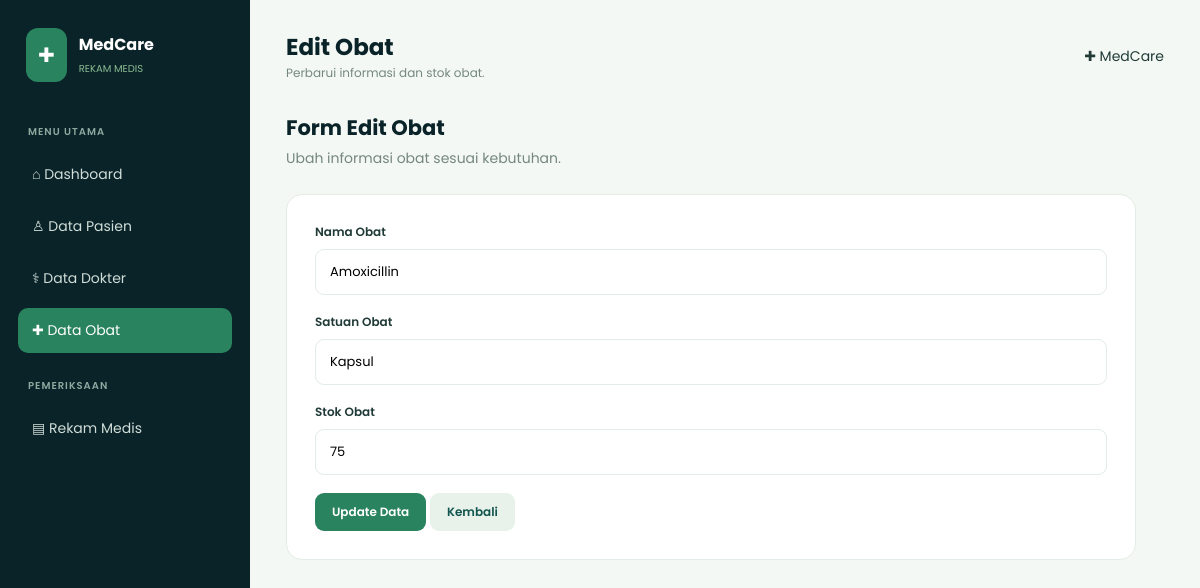
Page /obat/edit.php?id=2 on the committed database.
### tables this page shows
CREATE TABLE `obat` (
  `id_obat` int(11) NOT NULL,
  `nama_obat` varchar(100) NOT NULL,
  `satuan` varchar(30) NOT NULL,
  `stok` int(11) NOT NULL DEFAULT 0
);

### obat/edit.php (the view, shortened to what this page needs)
<?php
include '../koneksi.php';
$id = isset($_GET['id']) ? (int)$_GET['id'] : 0;
$stmt = mysqli_prepare($conn,
    "SELECT * FROM obat WHERE id_obat = ?");
mysqli_stmt_bind_param($stmt, "i", $id);
mysqli_stmt_execute($stmt);
$result = mysqli_stmt_get_result($stmt);
$data = mysqli_fetch_assoc($result);
?>
<!DOCTYPE html>
<html lang="id">
<head>
    <link rel="stylesheet" href="../style.css">
</head>
<body>
<div class="layout">
    <aside class="sidebar">
        <div class="brand">
            <div class="brand-icon">✚</div>
            <div><h2>MedCare</h2><small>REKAM MEDIS</small></div>
        </div>
        <p class="menu-title">MENU UTAMA</p>
        <a href="../index.php" class="nav-link">⌂ Dashboard</a>
        <a href="../pasien/index.php" class="nav-link">♙ Data Pasien</a>
        <a href="../dokter/index.php" class="nav-link">⚕ Data Dokter</a>
        <a href="index.php" class="nav-link active">✚ Data Obat</a>
        <p class="menu-title">PEMERIKSAAN</p>
        <a href="../rekam_medis/index.php" class="nav-link">▤ Rekam Medis</a>
    </aside>
    <main class="main-content">
        <div class="topbar">
            <div>
                <h1>Edit Obat</h1>
                <p>Perbarui informasi dan stok obat.</p>
            </div>
            <span>✚ MedCare</span>
        </div>
        <div class="page-title">
            <h2>Form Edit Obat</h2>
            <p>Ubah informasi obat sesuai kebutuhan.</p>
        </div>
        <div class="form-card">
            <form method="POST">
                <div class="form-group">
                    <label>Nama Obat</label>
                    <input type="text" name="nama_obat"
                           maxlength="100" required
                           value="<?= htmlspecialchars($data['nama_obat']) ?>">
                </div>
                <div class="form-group">
                    <label>Satuan Obat</label>
                    <input type="text" name="satuan"
                           maxlength="30" required
                           value="<?= htmlspecialchars($data['satuan']) ?>">
                </div>
                <div class="form-group">
                    <label>Stok Obat</label>
                    <input type="number" name="stok"
                           min="0" required
                           value="<?= htmlspecialchars((string)$data['stok']) ?>">
                </div>
                <button type="submit" name="update" class="btn">
                    Update Data
                </button>
                <a href="index.php" class="btn btn-secondary">
                    Kembali
                </a>
            </form>
        </div>
    </main>
</div>
</body>
</html>

### style.css (style rules this page uses)
:root { --dark: #092328; --teal: #12544F; --green: #2A835F; --sage: #8BBB92; --background: #F4F8F5; --white: #FFFFFF; --text: #203B37; --muted: #758780; --border: #E3ECE5; --danger: #D9534F; }
* { margin: 0; padding: 0; box-sizing: border-box; }
body { font-family: 'Poppins', sans-serif; background: var(--background); color: var(--text); font-size: 14px; }
a { text-decoration: none; color: inherit; }
.layout { display: flex; min-height: 100vh; }
.sidebar { width: 250px; background: var(--dark); color: white; padding: 28px 18px; flex-shrink: 0; }
.brand { display: flex; align-items: center; gap: 12px; margin-bottom: 42px; padding: 0 8px; }
.brand-icon { background: var(--green); padding: 12px; border-radius: 12px; font-size: 20px; }
.brand h2 { font-size: 16px; font-weight: 700; }
.brand small { color: var(--sage); font-size: 10px; }
.menu-title { color: #8FA8A0; font-size: 10px; font-weight: 600; margin: 25px 10px 12px; letter-spacing: 1px; }
.nav-link { display: block; padding: 12px 14px; border-radius: 10px; color: #D0DDD8; margin-bottom: 7px; transition: .2s; }
.nav-link:hover, .nav-link.active { background: var(--green); color: white; }
.main-content { flex: 1; padding: 30px 36px; min-width: 0; }
.topbar { display: flex; justify-content: space-between; align-items: center; margin-bottom: 30px; gap: 15px; }
.topbar h1 { font-size: 23px; color: var(--dark); }
.topbar p { color: var(--muted); font-size: 12px; }
.page-title { margin-bottom: 25px; }
.page-title h2 { font-size: 21px; color: var(--dark); }
.page-title p { color: var(--muted); margin-top: 5px; }
.btn { display: inline-block; padding: 10px 17px; border: none; border-radius: 9px; background: var(--green); color: white; font-family: inherit; font-size: 12px; font-weight: 600; cursor: pointer; transition: .2s; }
.btn-secondary { background: #E8F2EA; color: var(--teal); }
.form-card { background: white; padding: 28px; border-radius: 16px; border: 1px solid var(--border); max-width: 850px; }
.form-group { margin-bottom: 18px; }
.form-group label { display: block; margin-bottom: 8px; font-weight: 600; font-size: 12px; }
.form-group input, .form-group select, .form-group textarea { width: 100%; padding: 12px 14px; border: 1px solid var(--border); border-radius: 9px; outline: none; font-family: inherit; font-size: 13px; background: white; }
.main-content { animation: pageFadeIn 0.45s ease; }
.content-card, .form-card { animation: cardAppear 0.5s ease; transition: box-shadow 0.3s ease, transform 0.3s ease; }
.btn, .btn-secondary, .action-btn { transition: all 0.25s ease; }
.form-group select, .form-group input, .form-group textarea { transition: border-color 0.25s ease, box-shadow 0.25s ease; }
.nav-link { transition: all 0.25s ease; }

### rows in the picture
obat: nama_obat "Amoxicillin", satuan "Kapsul", stok "75"
